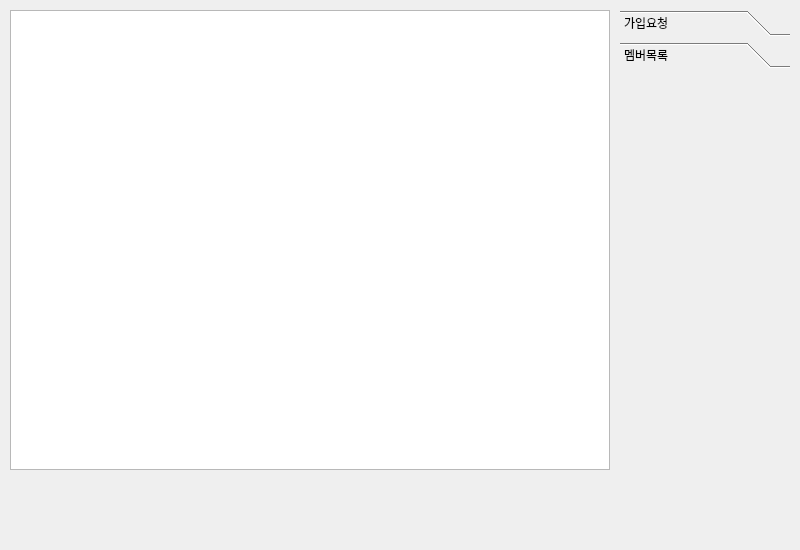
<?xml version="1.0" encoding="UTF-8"?>
<ui version="4.0">
 <class>AdminInfoForm</class>
 <widget class="QWidget" name="AdminInfoForm">
  <property name="geometry">
   <rect>
    <x>0</x>
    <y>0</y>
    <width>800</width>
    <height>550</height>
   </rect>
  </property>
  <property name="windowTitle">
   <string>Form</string>
  </property>
  <widget class="QStackedWidget" name="stackedWidget">
   <property name="geometry">
    <rect>
     <x>10</x>
     <y>10</y>
     <width>600</width>
     <height>460</height>
    </rect>
   </property>
   <property name="currentIndex">
    <number>1</number>
   </property>
   <widget class="QWidget" name="page_0">
    <widget class="QTableWidget" name="reqWidget">
     <property name="geometry">
      <rect>
       <x>0</x>
       <y>0</y>
       <width>600</width>
       <height>460</height>
      </rect>
     </property>
    </widget>
   </widget>
   <widget class="QWidget" name="page_1">
    <widget class="QTableWidget" name="membWidget">
     <property name="geometry">
      <rect>
       <x>0</x>
       <y>0</y>
       <width>600</width>
       <height>460</height>
      </rect>
     </property>
    </widget>
   </widget>
  </widget>
  <widget class="QToolBox" name="toolBox">
   <property name="geometry">
    <rect>
     <x>620</x>
     <y>10</y>
     <width>170</width>
     <height>460</height>
    </rect>
   </property>
   <property name="currentIndex">
    <number>1</number>
   </property>
   <widget class="QWidget" name="reqTool">
    <property name="geometry">
     <rect>
      <x>0</x>
      <y>0</y>
      <width>98</width>
      <height>28</height>
     </rect>
    </property>
    <attribute name="label">
     <string>가입요청</string>
    </attribute>
   </widget>
   <widget class="QWidget" name="membTool">
    <property name="geometry">
     <rect>
      <x>0</x>
      <y>0</y>
      <width>170</width>
      <height>400</height>
     </rect>
    </property>
    <attribute name="label">
     <string>멤버목록</string>
    </attribute>
   </widget>
  </widget>
 </widget>
 <resources/>
 <connections/>
</ui>
